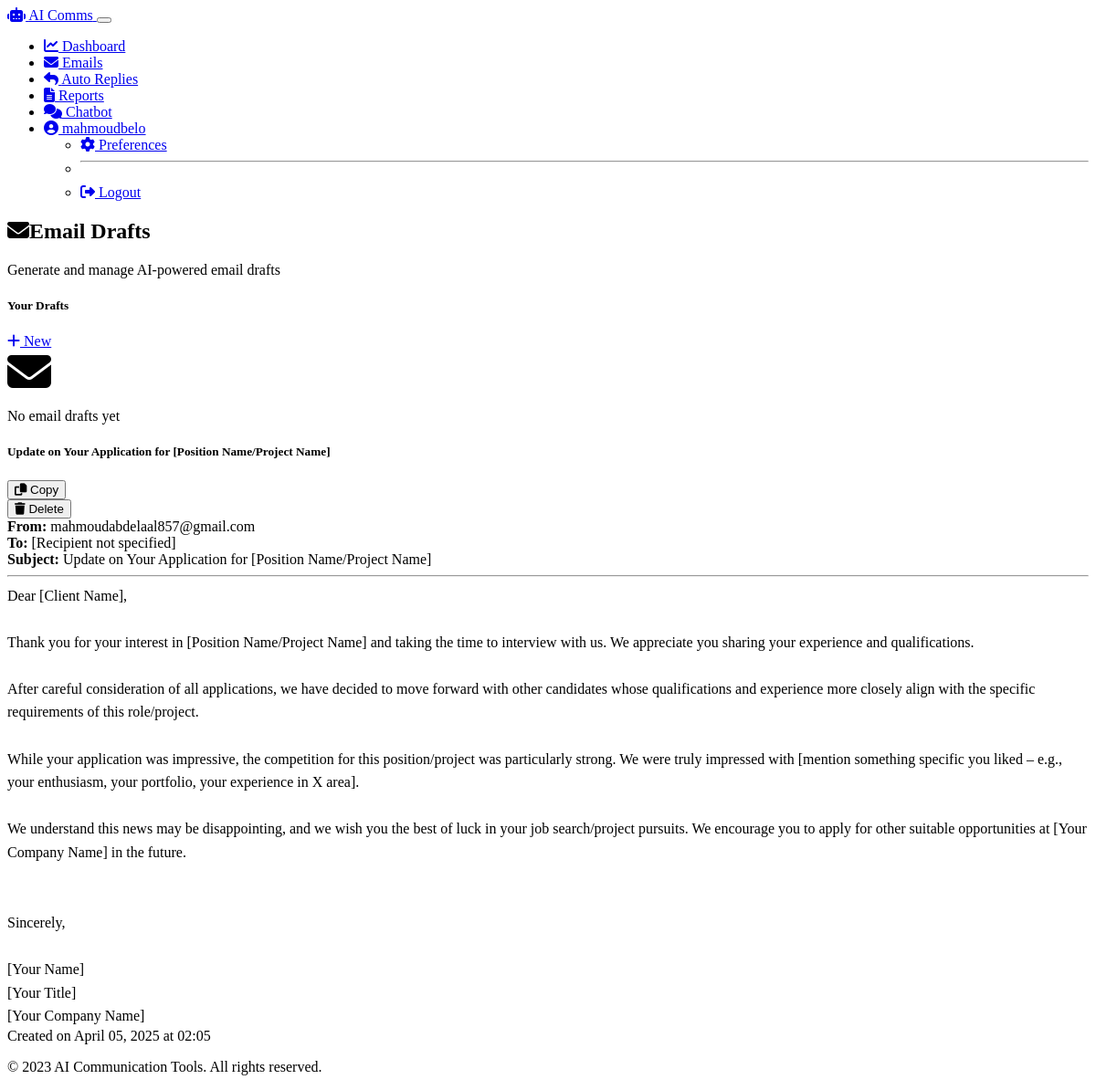
Screenshot of /emails/2 (signed in) with the database file from the repository.
### models.py (models this page shows, shortened)
class User(UserMixin, db.Model):
    id = db.Column(db.Integer, primary_key=True)
    username = db.Column(db.String(64), unique=True, nullable=False)
    email = db.Column(db.String(120), unique=True, nullable=False)
    password_hash = db.Column(db.String(256), nullable=False)
    created_at = db.Column(db.DateTime, default=datetime.utcnow)
    email_drafts = db.relationship('EmailDraft', backref='author', lazy='dynamic')
    reports = db.relationship('Report', backref='author', lazy='dynamic')
    chat_sessions = db.relationship('ChatSession', backref='user', lazy='dynamic')
    preferences = db.relationship('UserPreference', backref='user', uselist=False)
    auto_replies = db.relationship('AutoReply', backref='user', lazy='dynamic')

class EmailDraft(db.Model):
    id = db.Column(db.Integer, primary_key=True)
    subject = db.Column(db.String(200), nullable=False)
    content = db.Column(db.Text, nullable=False)
    recipient = db.Column(db.String(120))
    created_at = db.Column(db.DateTime, default=datetime.utcnow)
    user_id = db.Column(db.Integer, db.ForeignKey('user.id'), nullable=False)

### routes.py (the view)
@app.route('/emails/<int:email_id>')
@login_required
def view_email(email_id):
    email = EmailDraft.query.get_or_404(email_id)
    if email.user_id != current_user.id:
        flash('You do not have permission to view this email', 'danger')
        return redirect(url_for('email_drafts'))
    return render_template('email_drafts.html', selected_email=email)

### app.py (called while the page is built)
@app.template_filter('nl2br')
def nl2br(value):
    return markupsafe.Markup(value.replace('\n', '<br>'))

@login_manager.user_loader
def load_user(user_id):
    from models import User
    return User.query.get(int(user_id))

### templates/email_drafts.html (shortened to what this page needs)
{% extends 'base.html' %}
{% block content %}
<div class="row mb-4">
    <div class="col">
        <h2><i class="fas fa-envelope me-2"></i>Email Drafts</h2>
        <p class="lead">Generate and manage AI-powered email drafts</p>
    </div>
</div>
<div class="row">
    <div class="col-md-4">
        <div class="card mb-4">
            <div class="card-header d-flex justify-content-between align-items-center">
                <h5 class="mb-0">Your Drafts</h5>
                <a href="{{ url_for('new_email') }}" class="btn btn-sm btn-primary">
                    <i class="fas fa-plus me-1"></i> New
                </a>
            </div>
            <div class="card-body p-0">
                {% if emails %}
                <div class="list-group list-group-flush">
                    {% for email in emails %}
                    <a href="{{ url_for('view_email', email_id=email.id) }}"
                       class="list-group-item list-group-item-action {% if selected_email and selected_email.id == email.id %}active{% endif %}">
                        <div class="d-flex w-100 justify-content-between">
                            <h6 class="mb-1 text-truncate">{{ email.subject }}</h6>
                            <small>{{ email.created_at.strftime('%b %d') }}</small>
                        </div>
                        <p class="mb-1 text-truncate {% if selected_email and selected_email.id == email.id %}text-white{% else %}text-muted{% endif %}">
                            {{ email.content[:60] }}...
                        </p>
                    </a>
                    {% endfor %}
                </div>
                {% else %}
                <div class="text-center p-4">
                    <i class="fas fa-envelope fa-3x mb-3 text-muted"></i>
                    <p>No email drafts yet</p>
                </div>
                {% endif %}
            </div>
        </div>
    </div>
    <div class="col-md-8">
        {% if new_email %}
        <div class="card">
            <div class="card-header">
                <h5 class="mb-0">Generate New Email Draft</h5>
            </div>
            <div class="card-body">
                <form action="{{ url_for('new_email') }}" method="post">
                    <div class="mb-3">
                        <label for="context" class="form-label">Email Context</label>
                        <textarea class="form-control" id="context" name="context" rows="6" placeholder="Describe the purpose and details of the email you want to generate. For example: A follow-up email to a client named John regarding our recent meeting about the marketing project. Include details about next steps and request a time for the next call." required></textarea>
                        <div class="form-text">Provide clear details about the email's purpose, recipient, and key points to include.</div>
                    </div>
                    <div class="d-grid gap-2">
                        <button type="submit" class="btn btn-primary">
                            <i class="fas fa-robot me-1"></i> Generate Email Draft
                        </button>
                    </div>
                </form>
            </div>
        </div>
        <div class="card mt-4">
            <div class="card-header">
                <h5 class="mb-0">Template Examples</h5>
            </div>
            <div class="card-body">
                <div class="accordion" id="emailTemplates">
                    <div class="accordion-item">
                        <h2 class="accordion-header" id="headingOne">
                            <button class="accordion-button collapsed" type="button" data-bs-toggle="collapse" data-bs-target="#collapseOne" aria-expanded="false" aria-controls="collapseOne">
                                Client Follow-up
                            </button>
                        </h2>
                        <div id="collapseOne" class="accordion-collapse collapse" aria-labelledby="headingOne" data-bs-parent="#emailTemplates">
                            <div class="accordion-body">
                                <p class="mb-1"><strong>Context Example:</strong></p>
                                <p>A follow-up email to Sarah from ABC Corp after our product demo yesterday. We discussed their need for a CRM solution. They were particularly interested in the reporting features and mobile app. I want to thank her for her time, provide a summary of what we covered, and suggest next steps for a trial.</p>
                                <button class="btn btn-sm btn-outline-primary" onclick="document.getElementById('context').value = this.previousElementSibling.textContent">Use Template</button>
                            </div>
                        </div>
                    </div>
                    <div class="accordion-item">
                        <h2 class="accordion-header" id="headingTwo">
                            <button class="accordion-button collapsed" type="button" data-bs-toggle="collapse" data-bs-target="#collapseTwo" aria-expanded="false" aria-controls="collapseTwo">
                                Meeting Request
                            </button>
                        </h2>
                        <div id="collapseTwo" class="accordion-collapse collapse" aria-labelledby="headingTwo" data-bs-parent="#emailTemplates">
                            <div class="accordion-body">
                                <p class="mb-1"><strong>Context Example:</strong></p>
                                <p>I need to schedule a meeting with the marketing team to discuss our Q4 campaign strategy. The meeting should be 1 hour long, preferably next Tuesday or Wednesday afternoon. We need to cover budget allocation, creative direction, and timeline.</p>
                                <button class="btn btn-sm btn-outline-primary" onclick="document.getElementById('context').value = this.previousElementSibling.textContent">Use Template</button>
                            </div>
                        </div>
                    </div>
                    <div class="accordion-item">
                        <h2 class="accordion-header" id="headingThree">
                            <button class="accordion-button collapsed" type="button" data-bs-toggle="collapse" data-bs-target="#collapseThree" aria-expanded="false" aria-controls="collapseThree">
                                Proposal Introduction
                            </button>
                        </h2>
                        <div id="collapseThree" class="accordion-collapse collapse" aria-labelledby="headingThree" data-bs-parent="#emailTemplates">
                            <div class="accordion-body">
                                <p class="mb-1"><strong>Context Example:</strong></p>
                                <p>An email to introduce our proposal to Mr. Johnson at XYZ Industries regarding their software modernization project. We're offering a phased approach with an initial assessment, development sprints, and post-implementation support. Total project timeline is 6 months with a budget of $150,000. I want to emphasize our expertise in similar projects and request a meeting to discuss details.</p>
                                <button class="btn btn-sm btn-outline-primary" onclick="document.getElementById('context').value = this.previousElementSibling.textContent">Use Template</button>
                            </div>
                        </div>
                    </div>
                </div>
            </div>
        </div>
        {% elif selected_email %}
        <div class="card">
            <div class="card-header d-flex justify-content-between align-items-center">
                <h5 class="mb-0">{{ selected_email.subject }}</h5>
                <div>
                    <button class="btn btn-sm btn-outline-primary me-1" onclick="copyToClipboard('email-content')">
                        <i class="fas fa-copy me-1"></i> Copy
                    </button>
                    <form action="{{ url_for('delete_email', email_id=selected_email.id) }}" method="post" class="d-inline" onsubmit="return confirm('Are you sure you want to delete this email draft?')">
                        <button type="submit" class="btn btn-sm btn-outline-danger">
                            <i class="fas fa-trash me-1"></i> Delete
                        </button>
                    </form>
                </div>
            </div>
            <div class="card-body">
                <div class="mb-3">
                    <div class="mb-2"><strong>From:</strong> {{ current_user.email }}</div>
                    <div class="mb-2"><strong>To:</strong> {{ selected_email.recipient or '[Recipient not specified]' }}</div>
                    <div class="mb-2"><strong>Subject:</strong> {{ selected_email.subject }}</div>
                    <hr>
                    <div id="email-content" class="email-content">{{ selected_email.content | nl2br }}</div>
                </div>
            </div>
            <div class="card-footer text-muted">
                Created on {{ selected_email.created_at.strftime('%B %d, %Y at %H:%M') }}
            </div>
        </div>
        {% endif %}
    </div>
</div>
{% endblock %}

### templates/base.html (shortened to what this page needs)
<!DOCTYPE html>
<html lang="en" data-bs-theme="dark">
<head>
    <link rel="stylesheet" href="https://cdn.replit.com/agent/bootstrap-agent-dark-theme.min.css">
    <link rel="stylesheet" href="https://cdnjs.cloudflare.com/ajax/libs/font-awesome/6.4.0/css/all.min.css">
    <link rel="stylesheet" href="{{ url_for('static', filename='css/custom.css') }}">
</head>
<body>
    <nav class="navbar navbar-expand-lg bg-body-tertiary">
        <div class="container">
            <a class="navbar-brand d-flex align-items-center" href="{{ url_for('index') }}">
                <i class="fas fa-robot me-2"></i>
                <span>AI Comms</span>
            </a>
            <button class="navbar-toggler" type="button" data-bs-toggle="collapse" data-bs-target="#navbarNav"
                aria-controls="navbarNav" aria-expanded="false" aria-label="Toggle navigation">
            </button>
            <div class="collapse navbar-collapse" id="navbarNav">
                <ul class="navbar-nav ms-auto">
                    {% if current_user.is_authenticated %}
                    <li class="nav-item">
                        <a class="nav-link {% if request.endpoint == 'dashboard' %}active{% endif %}" href="{{ url_for('dashboard') }}">
                            <i class="fas fa-chart-line me-1"></i> Dashboard
                        </a>
                    </li>
                    <li class="nav-item">
                        <a class="nav-link {% if request.endpoint == 'email_drafts' or request.endpoint == 'new_email' or request.endpoint == 'view_email' %}active{% endif %}" href="{{ url_for('email_drafts') }}">
                            <i class="fas fa-envelope me-1"></i> Emails
                        </a>
                    </li>
                    <li class="nav-item">
                        <a class="nav-link {% if request.endpoint == 'auto_replies' or request.endpoint == 'new_auto_reply' or request.endpoint == 'view_auto_reply' %}active{% endif %}" href="{{ url_for('auto_replies') }}">
                            <i class="fas fa-reply me-1"></i> Auto Replies
                        </a>
                    </li>
                    <li class="nav-item">
                        <a class="nav-link {% if request.endpoint == 'reports' or request.endpoint == 'new_report' or request.endpoint == 'view_report' %}active{% endif %}" href="{{ url_for('reports') }}">
                            <i class="fas fa-file-alt me-1"></i> Reports
                        </a>
                    </li>
                    <li class="nav-item">
                        <a class="nav-link {% if request.endpoint == 'chatbot' or request.endpoint == 'view_chat' %}active{% endif %}" href="{{ url_for('chatbot') }}">
                            <i class="fas fa-comments me-1"></i> Chatbot
                        </a>
                    </li>
                    <li class="nav-item dropdown">
                        <a class="nav-link dropdown-toggle" href="#" role="button" data-bs-toggle="dropdown" aria-expanded="false">
                            <i class="fas fa-user-circle me-1"></i> {{ current_user.username }}
                        </a>
                        <ul class="dropdown-menu dropdown-menu-end">
                            <li><a class="dropdown-item" href="{{ url_for('preferences') }}"><i class="fas fa-cog me-1"></i> Preferences</a></li>
                            <li><hr class="dropdown-divider"></li>
                            <li><a class="dropdown-item" href="{{ url_for('logout') }}"><i class="fas fa-sign-out-alt me-1"></i> Logout</a></li>
                        </ul>
                    </li>
                    {% endif %}
                </ul>
            </div>
        </div>
    </nav>
    <main class="container py-4">
        {% block content %}{% endblock %}
    </main>
    <footer class="bg-body-tertiary py-4 mt-5">
        <div class="container text-center">
            <p class="mb-0">© 2023 AI Communication Tools. All rights reserved.</p>
        </div>
    </footer>
</body>
</html>

### static/css/custom.css (style rules this page uses)
.email-content { white-space: pre-line; line-height: 1.6; }
.card { transition: all 0.3s ease; }
::placeholder { color: rgba(255, 255, 255, 0.5) !important; }

### rows the page displays
User: username "mahmoudbelo", email "mahmoudabdelaal857@gmail.com"
EmailDraft: subject "Update on Your Application for [Position Name/Project Name]", recipient "[Recipient not specified]", content "Dear [Client Name], Thank you for your interest in [Position Name/Project Name] and taking the time to interview with us. We appreciate you sharing your experience and qualifications. After careful consideration of all applications, we have decided to move forward with other candidates whose qualifications and experience more closely align with the specific requirements of this role/project. While your application was impressive, the competition for this position/project was particularly strong. We were truly impressed with [mention something specific you liked – e.g., your enthusiasm, your portfolio, your experience in X area]. We understand this news may be disappointing, and we wish you…", created_at "April 05, 2025 at 02:05"
